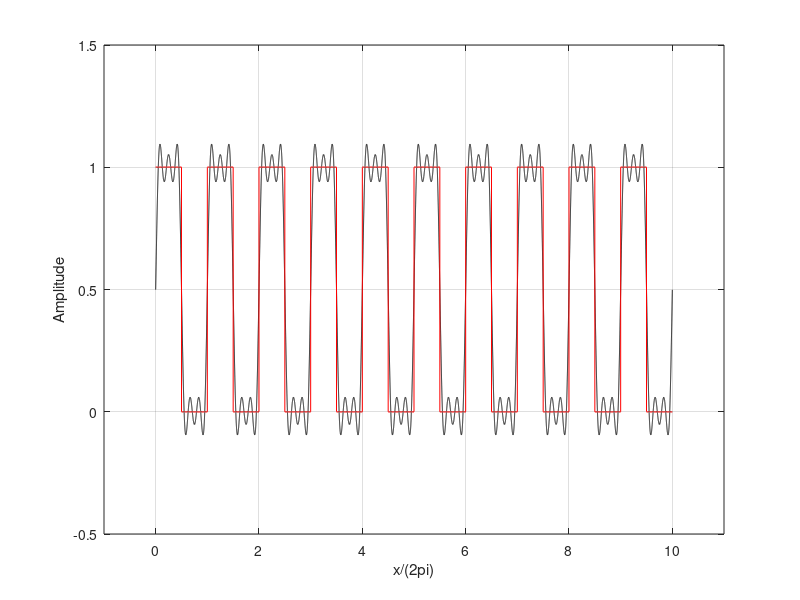

Reproduce this figure in MATLAB.
clear;
home;
close;
pkg load signal;

%n is a constant
function retval = sinn_An(n,x)
	An = 2.0/pi/n;
	retval = An*sin(n.*x);
endfunction

%The full series
function retval = fourier_square(n,x)
	retval = 0.5;
	for i=[0:n]
		retval = retval+sinn_An(2*i+1,x);
	endfor
endfunction

x = 0.0:0.001:(2.0*pi)*10; %Octave is awesome!!

S = 0.5 + sinn_An(1,x) + sinn_An(3,x)+sinn_An(5,x) + sinn_An(7,x);
S1 = fourier_square(2,x);

plot(x/(2.0*pi),S1,'color','black');
hold on;
grid on;
axis([-1 11 -0.5 1.5]);
xlabel("x/(2pi)");
ylabel("Amplitude");
plot(x/(2.0*pi),square(x)*0.5+0.5,'color','red');
